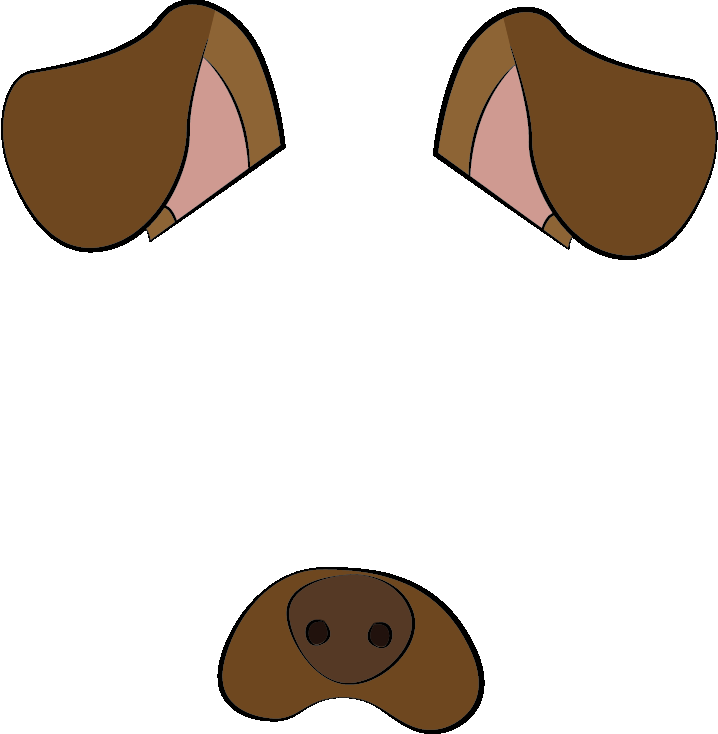
#> input picture Snapchat_Filters/Dog_filter/src/assets/dog.png, 718 x 734 px
$ python step_4_dog_mask.py
#> lines starting #> are read from the running program, lines starting #| are printed output that depends on the picture; after the words box and inside, x2 and y2 are one past the last pixel; in counts of white or black regions, pixels touching at a corner belong together
"""Real-time dog filter
Move your face around and a dog filter will be applied to your face,
if it is not out-of-bounds.
With the test frame in focus, hit `q` to exit.
i.e., Typing `q` into your terminal will do nothing.
"""

import numpy as np
import cv2


def apply_mask(face: np.array, mask: np.array) -> np.array:
    """Add the mask to the provided face, and return the face with mask."""
    mask_h, mask_w, _ = mask.shape
    face_h, face_w, _ = face.shape

    # Resize the mask to fit on face
    factor = min(face_h / mask_h, face_w / mask_w)
    new_mask_w = int(factor * mask_w)
    new_mask_h = int(factor * mask_h)
    new_mask_shape = (new_mask_w, new_mask_h)
    resized_mask = cv2.resize(mask, new_mask_shape)

    # Add mask to face - ensure mask is centered
    face_with_mask = face.copy()
    non_white_pixels = (resized_mask < 250).all(axis=2)
    off_h = int((face_h - new_mask_h) / 2)
    off_w = int((face_w - new_mask_w) / 2)
    face_with_mask[off_h: off_h + new_mask_h, off_w: off_w + \
        new_mask_w][non_white_pixels] = resized_mask[non_white_pixels]

    return face_with_mask


def main():
    cap = cv2.VideoCapture(0)

    # load mask
    mask = cv2.imread('assets/dog.png')
#> mask is the input picture: shape (734, 718, 3); mean B, G, R 202.5, 210.4, 219.1

    # initialize front face classifier
    cascade = cv2.CascadeClassifier(
        "assets/haarcascade_frontalface_default.xml")

    while(True):
        # Capture frame-by-frame
        ret, frame = cap.read()
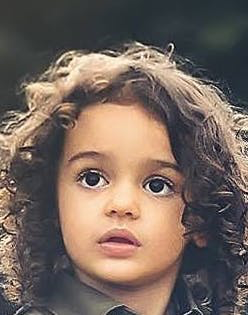
#> input picture Snapchat_Filters/Dog_filter/src/assets/child.png, 248 x 315 px, given in place of the camera
#> frame is the input picture: shape (315, 248, 3); mean B, G, R 94.4, 103, 118.8
        frame_h, frame_w, _ = frame.shape
#> frame_h = 315; frame_w = 248

        # Convert to black-and-white
        gray = cv2.cvtColor(frame, cv2.COLOR_BGR2GRAY)
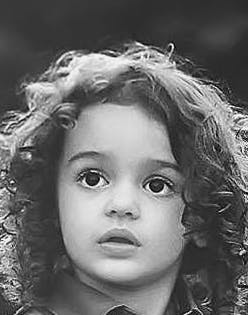
#> gray: shape (315, 248); min 0, max 254, mean 106.8
        blackwhite = cv2.equalizeHist(gray)
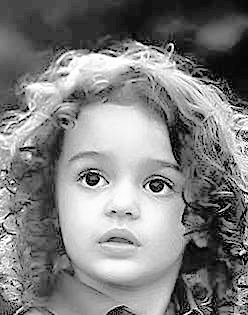
#> blackwhite: shape (315, 248); min 0, max 255, mean 128.7

        # Detect faces
        rects = cascade.detectMultiScale(
            blackwhite, scaleFactor=1.3, minNeighbors=4, minSize=(30, 30),
            flags=cv2.CASCADE_SCALE_IMAGE)
#> rects = [[37, 115, 170, 170]]

        # Add mask to faces
        for x, y, w, h in rects:
            # crop a frame slightly larger than the face
            y0, y1 = int(y - 0.25 * h), int(y + 0.75 * h)
            x0, x1 = x, x + w

            # give up if the cropped frame would be out-of-bounds
            if x0 < 0 or y0 < 0 or x1 > frame_w or y1 > frame_h:
                continue

            # apply code that inputted into interactive prompt earlier
            frame[y0: y1, x0: x1] = apply_mask(frame[y0: y1, x0: x1], mask)
#> this loop made 1 pass
#> (x, y, w, h, y0, y1, x0, x1) on pass 1: (37, 115, 170, 170, 72, 242, 37, 207)
#> pass 1, in apply_mask, `resized_mask = cv2.resize(mask, new_mask_shape)`:
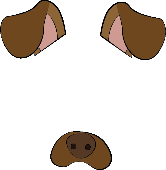
#> resized_mask: shape (170, 166, 3); mean B, G, R 202.5, 210.3, 219.1
#> pass 1, in apply_mask, `face_with_mask = face.copy()`:
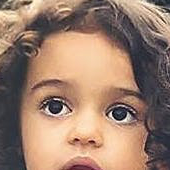
#> face_with_mask: shape (170, 170, 3); mean of channels 0, 1, 2 109.7, 127.2, 156.5; drawn as B, G, R
#> pass 1, in apply_mask, `non_white_pixels = (resized_mask < 250).all(axis=2)`:
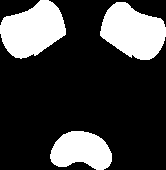
#> non_white_pixels: shape (170, 166) bool; 24.9% white; 3 white regions, box (x1, y1, x2, y2) and area: (100, 2, 166, 60) 2627, (0, 0, 66, 59) 2625, (50, 131, 112, 170) 1787
#> after the loop:
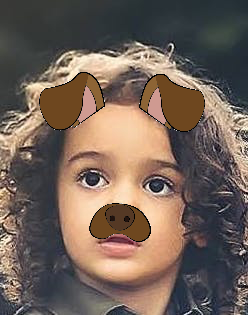
#> frame: shape (315, 248, 3); 9.01% of pixels changed, all inside (x1, y1, x2, y2) = (39, 72, 205, 242)

        # Display the resulting frame
        cv2.imshow('frame', frame)
        if cv2.waitKey(1) & 0xFF == ord('q'):
#> (key q is pressed here)
            break

    # When everything done, release the capture
    cap.release()
    cv2.destroyAllWindows()


if __name__ == '__main__':
    main()
